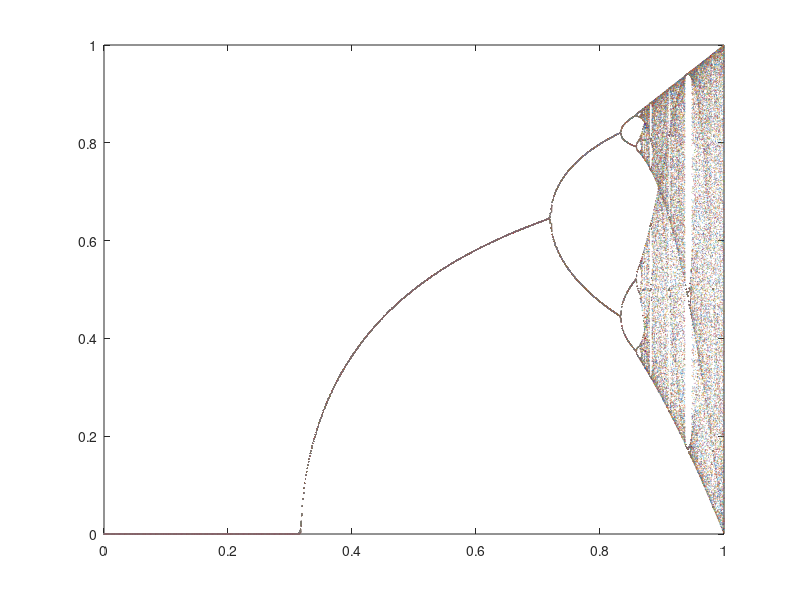

Source code (MATLAB):
function PlotOrbitDiagram()

r = 0:1e-3:1; %initialize a vector of r values
x = []; %initialize matrix of x values

for i=1:length(r)
    x(i,1) = rand(1,1); %initialize initial condition to a random value
    x(i,2) = 0;

    for j=1:300
        x(i,2) = r(i)*sin(pi*x(i,1)); %only going to plot the last 300 iterates after the transients settle 
        x(i,1) = x(i,2); %set x1 to the previous term
    end
    
    for j=301:600
        k = j-300;
        x(i,k+1) = r(i)*sin(pi*x(i,k));
    end
end

figure; 
plot(r,x,'o','MarkerSize',0.1)
xlim([0 1])
ylim([0 1])



    